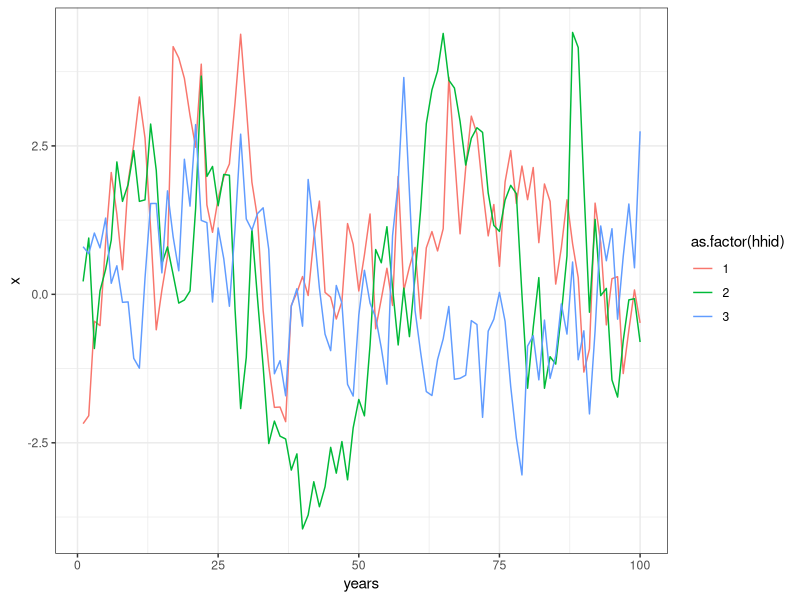

Generate this figure with R:
#### ---- Project: APHRC Wash Data ----
#### ---- Task: Simulation ----
#### ---- Sub-task: Simulate S1 and S2 based on AR1 covariates and switch prop. ----
#### ---- By: Steve and Jonathan ----
#### ---- Date: 2019 Nov 09 (Sat) ----

library(mvtnorm)
library(data.table)
library(dplyr)
options(dplyr.width = Inf)

library(tidyr)
library(tibble)
library(nlme)

library(ggplot2)
theme_set(theme_bw() +
   theme(panel.spacing=grid::unit(0,"lines")))

set.seed(7777)

# Simulation parameters
nsims <- 1		# Number of simulations to run
nHH <- 3			# Number of HH (primary units) per year

nyrs <- 100		# Number of years to simulate
yrs <- 1:nyrs 	# Years to simulate
N <- nyrs * nHH

# AR1 process simulation
phi <- 0.8
sdeps <- 1

ar1Fun <- function(phi, sdeps, nyrs, nHH){
	
	# Simulate for every HH for all the years
	df_list <- list()
	for (hh in 1:nHH){
		sdAsymp <- sdeps/sqrt(1 - phi^2)
		x0 <- rnorm(1, 0, sdAsymp)
		eps <- rnorm(nyrs, 0, sdeps)
		x <- numeric(nyrs)
		years <- numeric(nyrs)
		for (yr in 1:nyrs){
			years[[yr]] <- yr
			xprev <- ifelse(yr==1, x0, x[[yr-1]])
			x[[yr]] <- phi*xprev + eps[[yr]]
		}
		dat <- data.frame(x = x, years = years, hhid = hh)
		df_list[[hh]] <- dat
	}
	## Rewrite this with bind_rows; you will be happy
	df <- do.call(rbind, df_list) # Merge all the dataset for all the HH
	return(df)
}

## Try the ar1Fun function
x1_df <- ar1Fun(phi = 0.8, sdeps = 1, nyrs = 100, nHH = 3)

print(x1_df)

print(ggplot(x1_df, aes(x = years, y = x, colour = as.factor(hhid), group = as.factor(hhid)))
	+ geom_line()
#	+ scale_colour_viridis_d(name = "HHID")
)

## Simulate Unmeasured (xu) and Measured (xm) covariates
xu <- ar1Fun(phi = phi, sdeps = sdeps, nyrs = nyrs, nHH = nHH)
xm <- ar1Fun(phi = phi, sdeps = sdeps, nyrs = nyrs, nHH = nHH)

## Create dataframe of the two covariates
temp_df <- (xu
	%>% setnames("x", "xu")
	%>% right_join(xm)
	%>% setnames("x", "xm")
)

# True parameter values

## Measured
s1_M <- 0.3
s2_M <- 0.6

## Unmeasured
s1_U <- 0.4
s2_U <- 0.8

## Switch probabilities
b_gain1 = -0.5
b_lose1 = -0.4
b_add1 = -(b_gain1 + b_lose1)

b_gain2 = -0.5
b_lose2 = -0.4
b_add2 = -(b_gain2 + b_lose2)

print(names(temp_df))
print(summary(temp_df))

# Question: Should we also simulate HH randef?
## Maybe: it would have to be AR1 across years
## Don't do it to correlate services (not mechanistic)

# Question: Should we have year effects?
## Probably

dat <- (temp_df
	%>% mutate(lp1 = s1_M*xm + s1_U*xu
		, lp2 = s2_M*xm + s2_U*xu
		, y1 = NA
		, y2 = NA
	) %>% select(-xu)
)

## Simulate the first entry using the random draw but not worrying too much
## We can improve this later, using an average of something

## We should still add a beta here
## Need to be tidy!!
dat[1, "y1"] = dat[1, "lp1"]
dat[1, "y2"] = dat[1, "lp1"]
os1 <- b_gain1 + b_add1/2
os2 <- b_gain2 + b_add2/2

dat[1, "y1"] <- rbinom(1, 1, plogis(os1))
dat[1, "y2"] <- rbinom(1, 1, plogis(os2))

## Is there a tidy way to loop and use short varnames?
for (r in 2:nrow(dat)){
	os1 <- dat[r, "lp1"] + b_gain1 + b_add1*dat[r-1, "y1"]
	os2 <- dat[r, "lp2"] + b_gain2 + b_add2*dat[r-1, "y2"]

	dat[r, "y1"] <- rbinom(1, 1, plogis(os1))
	dat[r, "y2"] <- rbinom(1, 1, plogis(os2))
}

print(dat, N=Inf)

with(dat, print(table(y1, y2)))
